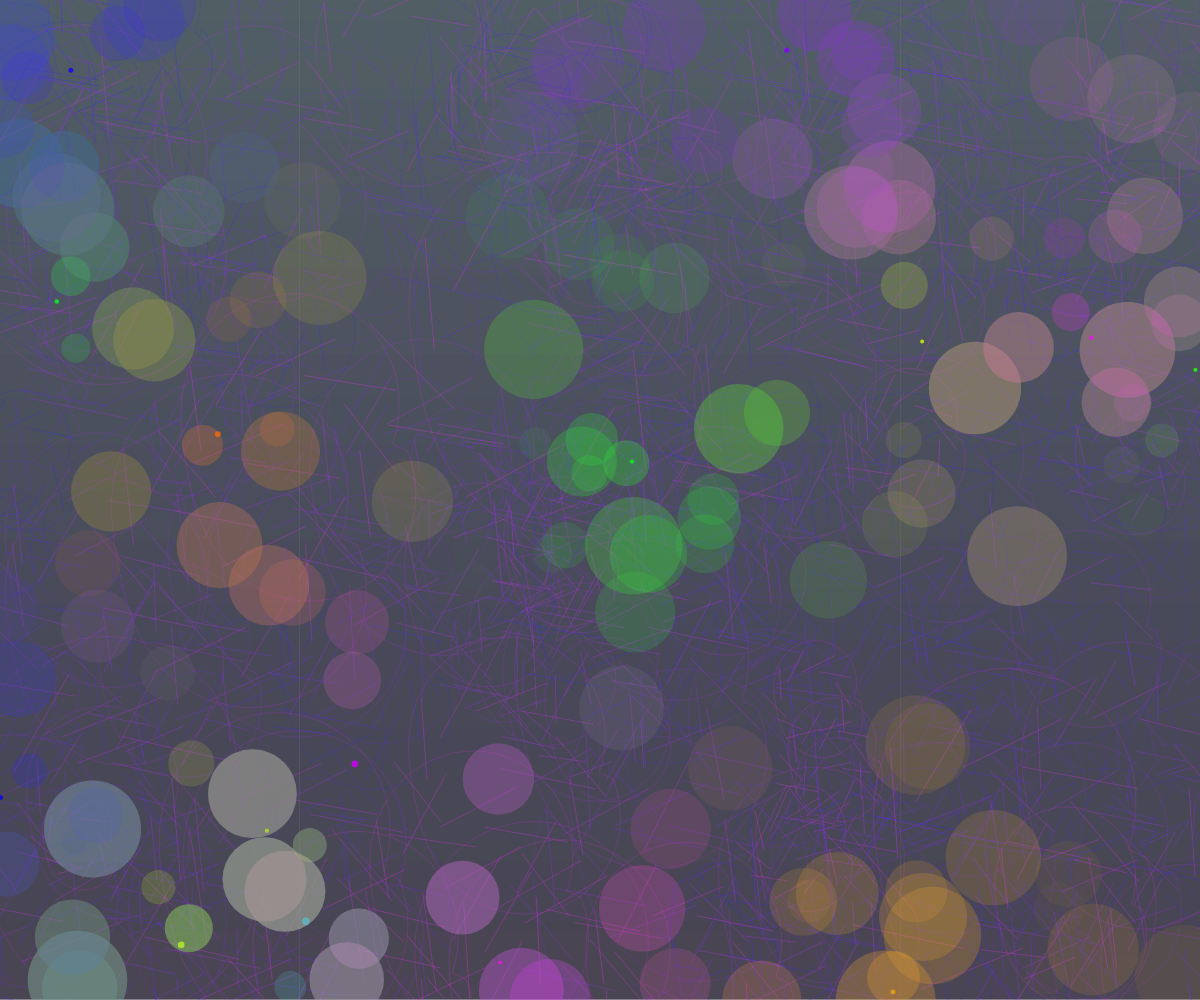
Frame 1 (no input)
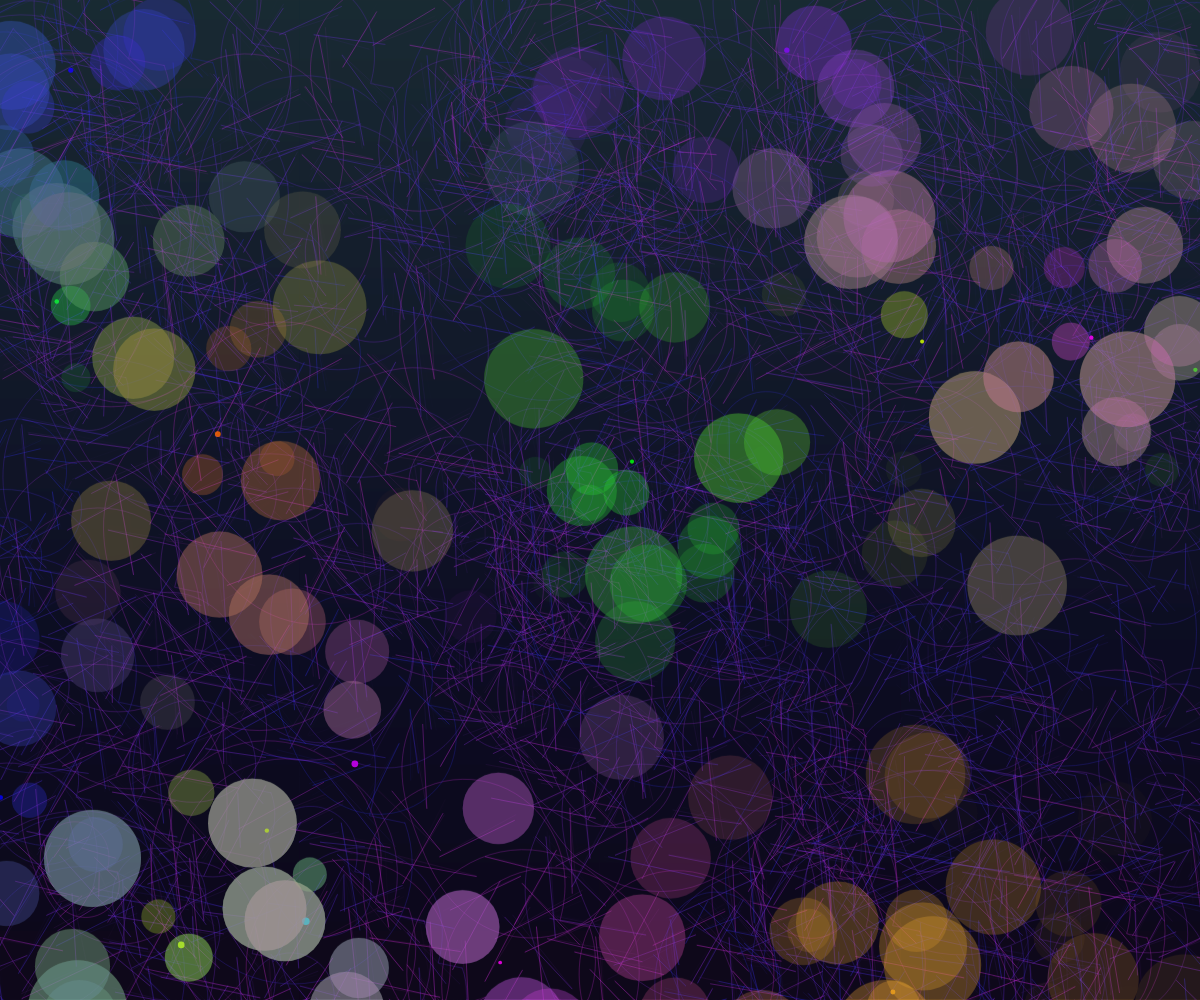
Frame 60 (no input)
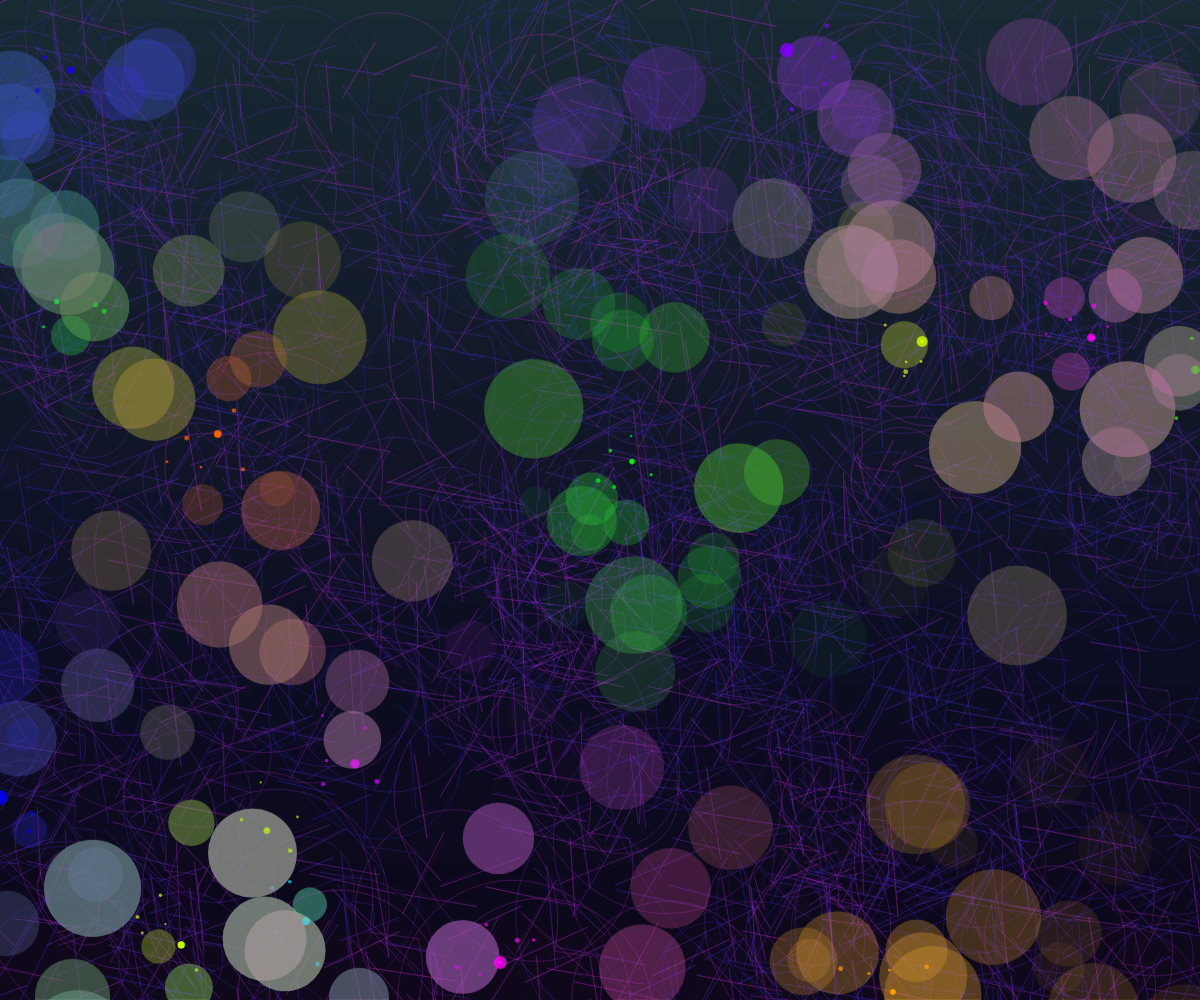
Frame 120 (the mouse pressed at the canvas centre since frame 60)

The p5.js sketch that drew these frames (run headless with seeded random() and noise() and a simulated clock; from frame 60 on, the mouse is pressed at the canvas centre):

// p5.js sketch
// ── sketch.js
let clouds = [];
let lights = [];
let time = 0;

function setup() {
  createCanvas(windowWidth, windowHeight);
  colorMode(HSB, 360, 100, 100, 1);

  // Create nebula clouds
  for (let i = 0; i < 200; i++) {
    clouds.push({
      x: random(width),
      y: random(height),
      size: random(50, 200),
      speed: random(0.001, 0.005),
      hue: random(240, 300)
    });
  }

  // Create glowing lights
  for (let i = 0; i < 15; i++) {
    lights.push({
      x: random(width),
      y: random(height),
      size: random(2, 6),
      hue: random(0, 360),
      pulseSpeed: random(0.02, 0.05),
      pulsePhase: random(TWO_PI)
    });
  }
}

function draw() {
  // Create gradient background
  for (let y = 0; y < height; y++) {
    let inter = map(y, 0, height, 0, 1);
    let c = lerpColor(color(200, 50, 20), color(260, 70, 10), inter);
    stroke(c);
    line(0, y, width, y);
  }

  time += 0.01;

  // Update and draw clouds
  for (let cloud of clouds) {
    cloud.x += sin(time * cloud.speed) * 0.5;
    cloud.y += cos(time * cloud.speed) * 0.5;

    // Draw cloud with flowing lines
    push();
    translate(cloud.x, cloud.y);
    noFill();
    stroke(cloud.hue, 80, 90, 0.2);
    
    beginShape();
    for (let i = 0; i < 100; i++) {
      let angle = map(i, 0, 100, 0, TWO_PI);
      let radius = cloud.size * (0.8 + 0.2 * sin(time * 0.5 + i * 0.1));
      let x = radius * cos(angle);
      let y = radius * sin(angle);
      vertex(x, y);
    }
    endShape(CLOSE);

    // Add luminous lines
    stroke(cloud.hue, 80, 95, 0.3);
    for (let i = 0; i < 10; i++) {
      let angle = map(i, 0, 10, 0, TWO_PI);
      let x1 = cloud.size * 0.5 * cos(angle);
      let y1 = cloud.size * 0.5 * sin(angle);
      let x2 = (cloud.size * 0.8 + random(-10, 10)) * cos(angle + PI/4);
      let y2 = (cloud.size * 0.8 + random(-10, 10)) * sin(angle + PI/4);
      line(x1, y1, x2, y2);
    }
    pop();
  }

  // Update and draw lights
  for (let light of lights) {
    let pulse = sin(time * light.pulseSpeed + light.pulsePhase) * 0.5 + 0.5;
    let size = light.size * (1 + pulse * 0.5);
    
    // Draw main light
    fill(light.hue, 100, 100, 0.8);
    noStroke();
    ellipse(light.x, light.y, size);

    // Draw reflections on nearby clouds
    for (let cloud of clouds) {
      let d = dist(light.x, light.y, cloud.x, cloud.y);
      if (d < cloud.size * 2) {
        let intensity = map(d, 0, cloud.size * 2, 1, 0);
        fill(light.hue, 80, 90, intensity * 0.3);
        ellipse(cloud.x, cloud.y, cloud.size * 0.5);
      }
    }

    // Periodic flares
    if (frameCount % 120 === 0) {
      let flareSize = random(5, 15);
      fill(light.hue, 100, 100, 0.8);
      noStroke();
      ellipse(light.x, light.y, flareSize);
      
      // Create detached fragments
      for (let i = 0; i < 5; i++) {
        let angle = random(TWO_PI);
        let distFromLight = random(20, 60);
        let x = light.x + cos(angle) * distFromLight;
        let y = light.y + sin(angle) * distFromLight;
        fill(light.hue, 100, 100, 0.7);
        ellipse(x, y, random(2, 5));
      }
    }
  }
}

function windowResized() {
  resizeCanvas(windowWidth, windowHeight);
}
